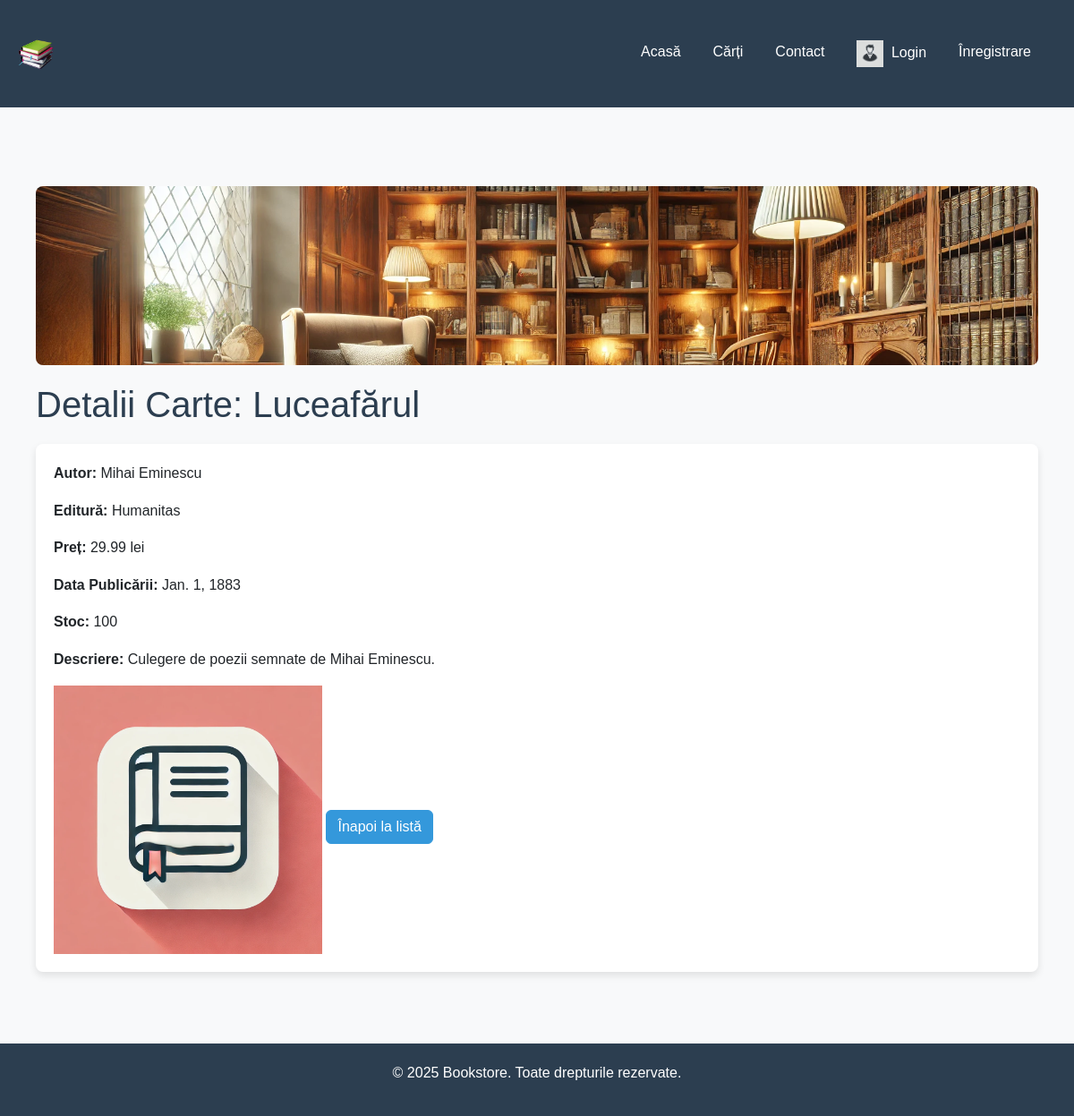
Screenshot of /book/1/ with the database file from the repository.
### aplicatie/models.py (models this page shows, shortened)
class Book(models.Model):
    title = models.CharField(max_length=200, verbose_name="Titlu")  # CharField
    description = models.TextField(verbose_name="Descriere", blank=True, null=True)  # TextField
    price = models.DecimalField(max_digits=6, decimal_places=2, verbose_name="Preț")  # DecimalField
    publication_date = models.DateField(verbose_name="Data Publicării", blank=True, null=True)  # DateField
    cover_image = models.ImageField(upload_to='covers/', verbose_name="Copertă", blank=True, null=True)  # ImageField
    stock = models.IntegerField(verbose_name="Număr de cărți", default=0)  # IntegerField, redenumit pentru claritate
    created_at = models.DateTimeField(auto_now_add=True, verbose_name="Data Creării")  # Adăugat pentru raport
    author = models.ForeignKey(Author, on_delete=models.CASCADE, related_name='books', verbose_name="Autor")  # One-to-Many
    publisher = models.ForeignKey(Publisher, on_delete=models.CASCADE, related_name='books', verbose_name="Editura")  # One-to-Many
    categories = models.ManyToManyField(Category, related_name='books', verbose_name="Categorii")  # Many-to-Many
    class Meta:
        verbose_name = "Carte"
        verbose_name_plural = "Cărți"

class Author(models.Model):
    name = models.CharField(max_length=100, verbose_name="Nume Autor")  # CharField
    bio = models.TextField(verbose_name="Biografie", blank=True, null=True)  # TextField
    birth_date = models.DateField(verbose_name="Data Nașterii", blank=True, null=True)  # DateField
    class Meta:
        verbose_name = "Autor"
        verbose_name_plural = "Autori"

class Publisher(models.Model):
    name = models.CharField(max_length=100, verbose_name="Nume Editură")  # CharField
    address = models.TextField(verbose_name="Adresă", blank=True, null=True)  # TextField
    website = models.URLField(verbose_name="Website", blank=True, null=True)  # URLField
    class Meta:
        verbose_name = "Editura"
        verbose_name_plural = "Edituri"

### aplicatie/views.py (the view)
# urls.py: path('book/<int:pk>/', views.book_detail, name='book_detail'),  # Adăugat pentru detalii despre cărți
def book_detail(request, pk):
    book = get_object_or_404(Book, pk=pk)
    if request.user.is_authenticated:
        Vizualizari.objects.get_or_create(
            user=request.user,
            book=book
        )
    return render(request, 'aplicatie/book_detail.html', {'book': book})

### templates/aplicatie/book_detail.html
{% extends 'aplicatie/base.html' %}
{% load static %}
{% block content %}
<div class="container mt-4">
    <div class="background-image"></div>
    <h1>Detalii Carte: {{ book.title }}</h1>
    <div class="card">
        <div class="card-body">
            <p><strong>Autor:</strong> {{ book.author.name }}</p>
            <p><strong>Editură:</strong> {{ book.publisher.name }}</p>
            <p><strong>Preț:</strong> {{ book.price }} lei</p>
            <p><strong>Data Publicării:</strong> {{ book.publication_date }}</p>
            <p><strong>Stoc:</strong> {{ book.stock }}</p>
            <p><strong>Descriere:</strong> {{ book.description|default:"Fără descriere" }}</p>
            {% if book.cover_image %}
            <img src="{{ book.cover_image.url }}" alt="{{ book.title }}" class="img-fluid" style="max-width: 300px;">
            {% else %}
            <img src="{% static 'images/book-icon.png' %}" alt="Iconiță carte" class="img-fluid" style="max-width: 300px;">
            {% endif %}
            <a href="{% url 'book_list' %}" class="btn btn-primary mt-3">Înapoi la listă</a>
        </div>
    </div>
</div>
{% endblock %}

### templates/aplicatie/base.html (shortened to what this page needs)
{% load static %}
<!DOCTYPE html>
<html lang="ro">
<head>
    <link href="https://cdn.jsdelivr.net/npm/bootstrap@5.3.0/dist/css/bootstrap.min.css" rel="stylesheet">
    <link rel="stylesheet" href="{% static 'css/styles.css' %}">
</head>
<body>
    <nav class="navbar navbar-expand-lg navbar-dark">
        <div class="container">
            <a class="navbar-brand" href="{% url 'index' %}">
                <img src="{% static 'images/logo.png' %}" alt="Bookstore Logo">
            </a>
            <div class="collapse navbar-collapse" id="navbarNav">
                <ul class="navbar-nav ms-auto">
                    <li class="nav-item">
                        <a class="nav-link" href="{% url 'index' %}">Acasă</a>
                    </li>
                    <li class="nav-item">
                        <a class="nav-link" href="{% url 'book_list' %}">Cărți</a>
                    </li>
                    <li class="nav-item">
                        <a class="nav-link" href="{% url 'contact' %}">Contact</a>
                    </li>
                    {% if user.is_authenticated %}
                        <li class="nav-item">
                            <a class="nav-link" href="{% url 'user_data_with_confirmation' %}"><img src="{% static 'images/user-icon.png' %}" alt="Profil" class="icon me-1"> Profil</a>
                        </li>
                        {% if user.is_staff %}
                            <li class="nav-item">
                                <a class="nav-link" href="{% url 'promotii' %}"><img src="{% static 'images/promo-icon.png' %}" alt="Promoții" class="icon me-1"> Promoții</a>
                            </li>
                            <li class="nav-item">
                                <a class="nav-link" href="{% url 'create_book' %}">Adaugă Carte</a>
                            </li>
                        {% endif %}
                        <li class="nav-item">
                            <a class="nav-link" href="{% url 'logout' %}">Deconectare</a>
                        </li>
                    {% else %}
                        <li class="nav-item">
                            <a class="nav-link" href="{% url 'login' %}"><img src="{% static 'images/user-icon.png' %}" alt="Login" class="icon me-1"> Login</a>
                        </li>
                        <li class="nav-item">
                            <a class="nav-link" href="{% url 'register' %}">Înregistrare</a>
                        </li>
                    {% endif %}
                </ul>
            </div>
        </div>
    </nav>
    <main class="container mt-4">
        {% block content %}{% endblock %}
    </main>
    <footer class="footer">
        <p>© 2025 Bookstore. Toate drepturile rezervate.</p>
    </footer>
</body>
</html>

### static/css/styles.css (style rules this page uses)
:root { --primary-color: #2c3e50; --secondary-color: #3498db; --accent-color: #e74c3c; --light-bg: #f8f9fa; }
body { font-family: 'Arial', sans-serif; background-color: var(--light-bg); margin: 0; padding: 0; line-height: 1.6; }
.container { max-width: 1200px; margin: 0 auto; padding: 20px; }
.navbar { background-color: var(--primary-color) !important; padding: 15px 0; }
.navbar-brand img { max-height: 40px; }
.nav-link { color: #fff !important; margin-right: 20px; }
.card { border: none; border-radius: 8px; box-shadow: 0 4px 8px rgba(0, 0, 0, 0.1); margin-bottom: 20px; }
.card-body { padding: 20px; }
.btn-primary { background-color: var(--secondary-color) !important; border-color: var(--secondary-color) !important; }
h1, h2 { color: var(--primary-color); margin-bottom: 20px; }
.img-fluid { max-width: 100%; height: auto; }
.background-image { background-image: url('../images/background.jpg'); background-size: cover; background-position: center; background-repeat: no-repeat; min-height: 200px; border-radius: 8px; margin-bottom: 20px; }
.icon { max-width: 30px; margin-right: 10px; }
.footer { text-align: center; padding: 20px; background-color: var(--primary-color); color: #fff; margin-top: 20px; }

### rows the page displays
Book: title "Luceafărul", author.name "Mihai Eminescu", publisher.name "Humanitas", price "29.99", publication_date "Jan. 1, 1883", stock "100", description "Culegere de poezii semnate de Mihai Eminescu."
